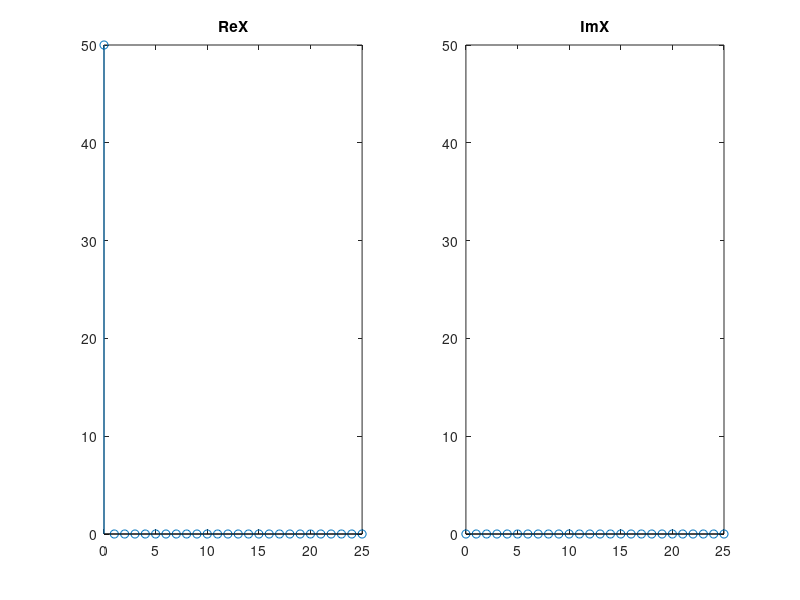
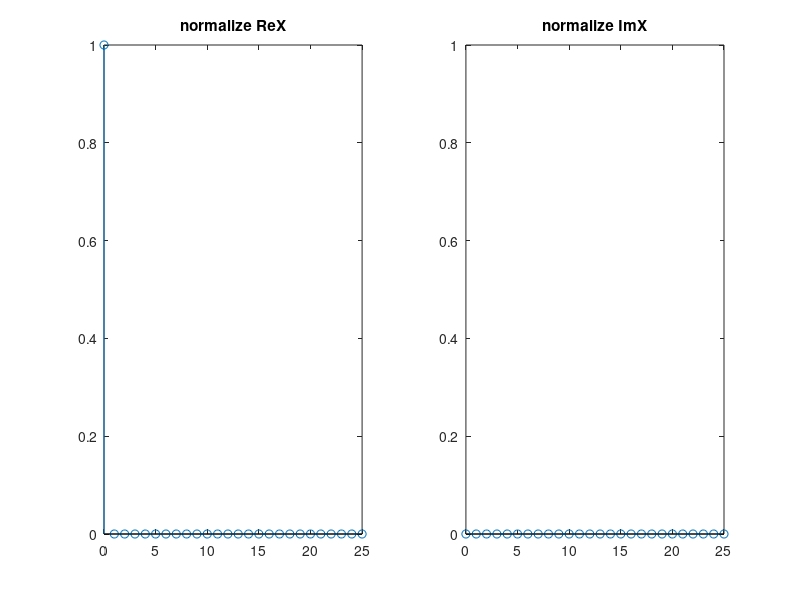
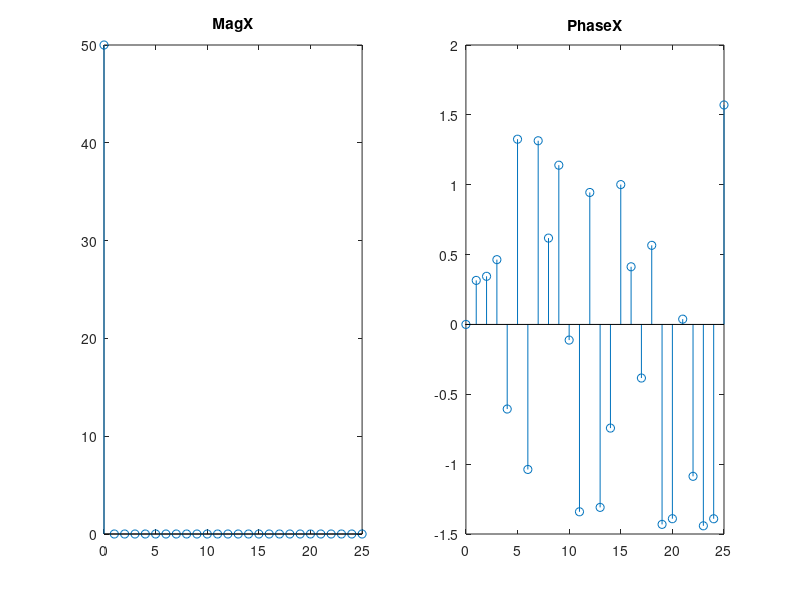

Source code (MATLAB) for these figures, in order:
%DFT
%The input signal contains the signal being decomposed, while the two
%signals (ImX[n] & ReX[n]) ontain the amplitudes of the comonent sine and
%cosine waves scaled
clear all 
close all

% N points   =>   N+2 signals
N = 50

%% Basis functions

% ck[i] = cos(2*pi*k*i/N)
% sk[i] = sin(2*pi*k*i/N)

% ck[i] & sk[i] are the cosine ans sine waves, each N point length
% i runs from 0 to N-1
%The parameter k determines the frequency of the wave, k takes values from
%0 to N/2

%The frequency parameter k is equal to the number of complete cycles that
%occur over the N points of the signal

%  c1[]  => one complete cycle in N points
%  c2[]  => two complete cycles in N points

i = 0:N-1

% t simulates "continous" time variable
t = linspace(0, i(end), 1000);


toPlot = N <= 16;

% Basis functions generator
% ReX[]  basis functions
matReXBasis = zeros(N/2+1, N);
for k = 0:N/2
    y  = cos(2*pi*k*i/N);
    yt = cos(2*pi*k*t/N);
    
    matReXBasis(k+1, :) = y;
    
    if toPlot
        figure
        plot(i, y, 'b', t, yt, 'm');
        ylim([-1 1])
    end
end

% ImX[] basis functions
matImXBasis = zeros(N/2+1, N);
for k = 0:N/2
    y  = sin(2*pi*k*i/N);
    yt = sin(2*pi*k*t/N);
    
    matImXBasis(k+1, :) = y;
    if toPlot
        figure 
        plot(i, y, 'b', t, yt, 'm');
        ylim([-1 1])
    end
end

%% Signal to transform

%Sine wave
x = sin(2*pi*3*i/N);

%Cosine wave
x = sin(2*pi*10*i/N);

%unit impulse
x = zeros(1, length(i)); x(1) = 1;

% step
x = ones(1, length(i));

%% Signal transformation
%Using dot product between x signal and basis functions the similarity
%between them can be measured
ReX = x*matReXBasis';
ImX = x*matImXBasis';

maxV = max(max(ReX), max(ImX));
minV = min(min(ReX), min(ImX));
k = 0:N/2;

figure 
subplot(1, 2, 1)
stem(k, ReX)
ylim([minV, maxV])
title('ReX');

subplot(1, 2, 2)
stem(k, ImX)
ylim([minV, maxV])
title('ImX');

%Normalizing values for ReX and ImX
normReX = (2/N)*ReX;
normImX = (2/N)*ImX;

%the spetial cases ReX[0] and Im[N/2] has to be normalized by (1/N)
normReX(1)   = normReX(1)/2;
normReX(N/2 + 1) = normReX(N/2 +1)/2;

maxV = max(max(normReX), max(normImX));
minV = min(min(normReX), min(normImX));
k = 0:N/2;

figure 
subplot(1, 2, 1)
stem(k, normReX)
ylim([minV, maxV])
title('normalize ReX');

subplot(1, 2, 2)
stem(k, normImX)
ylim([minV, maxV])
title('normalize ImX');

% Changing to frequency representation

MagX    = sqrt(ReX.^2 + ImX.^2);
PhaseX  = atan(ImX./ReX);         %note: analize atan (arctan) properties

figure 
subplot(1, 2, 1)
stem(k, MagX)
title('MagX');

subplot(1, 2, 2)
stem(k, PhaseX)
title('PhaseX');
